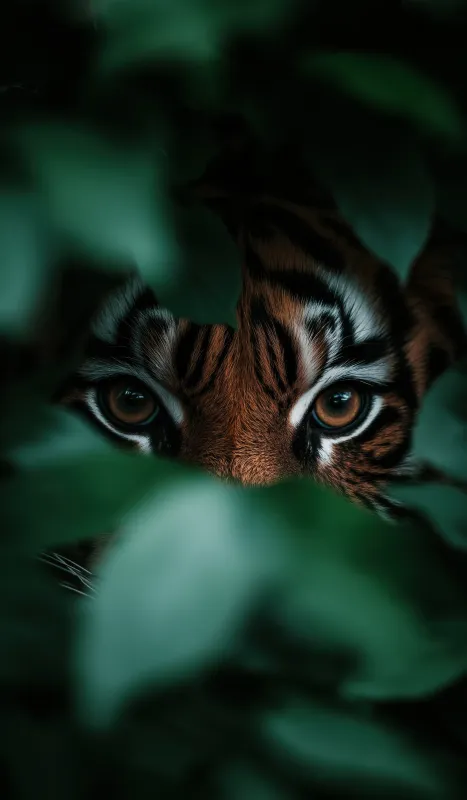
#> input picture image.png, 467 x 800 px
$ python histogram.py
#> lines starting #> are read from the running program, lines starting #| are printed output that depends on the picture
import cv2
import matplotlib.pyplot as plt

# Read image
img = cv2.imread("image.png", 0)
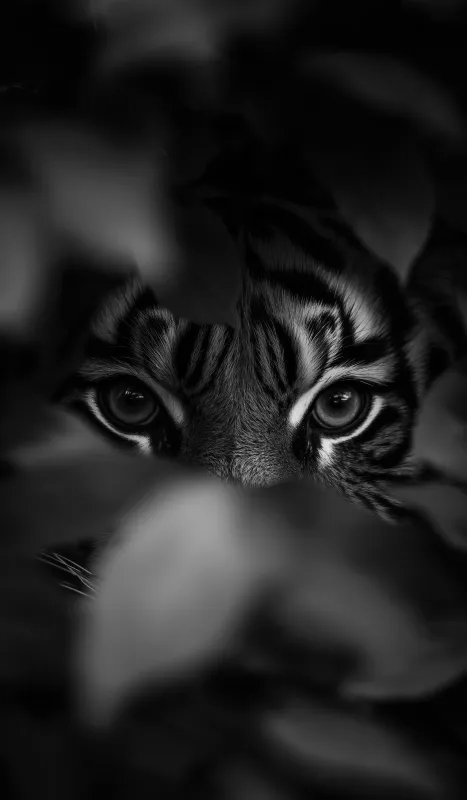
#> img: shape (800, 467); min 0, max 237, mean 33.9

# Show image
plt.imshow(img, cmap="gray")
plt.title("Original Image")
plt.axis("off")
plt.show()

# Histogram
plt.hist(img.ravel(), 256, [0, 256])
plt.title("Histogram")
plt.xlabel("Pixel Value")
plt.ylabel("Frequency")
plt.show()
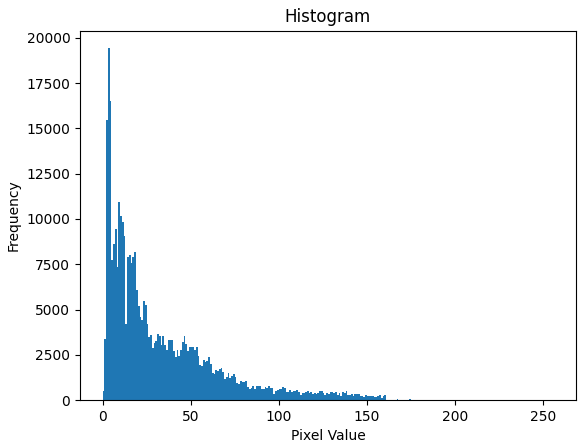
#> figure drawn by matplotlib, 1 panel; tallest bar 19424 high, from x = 3 to 4
